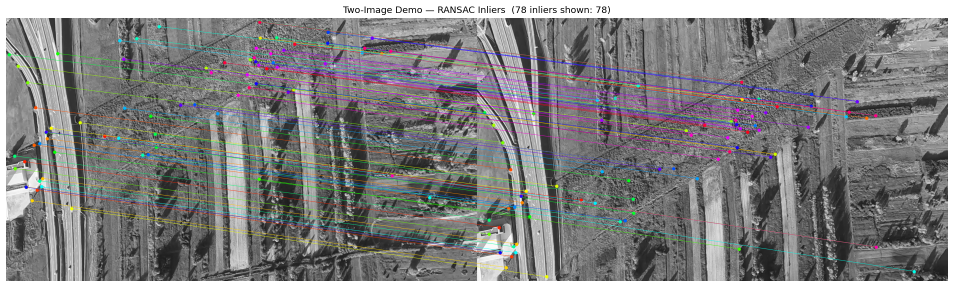
#> input picture output/two_image_demo.png, 1907 x 574 px (shown at 1/2 size)
$ python demo_two_images.py --img1 output/two_image_demo.png --img2 output/two_image_demo.png   (older library calls are emulated)
#> lines starting #> are read from the running program, lines starting #| are printed output that depends on the picture
### matching.py
"""
Descriptor Matching Module  (vectorised)
-----------------------------------------
Brute-force Hamming matching for 256-bit descriptors stored as (N, 4) uint64.

Key speed-up: the full N x M distance matrix is computed in one vectorised
pass using a 16-bit popcount LUT applied to each 16-bit slice of the XOR.
"""

import numpy as np


# =============================================================
#  16-bit popcount lookup table  (built once at import time)
# =============================================================

def _build_lut16() -> np.ndarray:
    lut = np.zeros(65536, dtype=np.uint8)
    for i in range(1, 65536):
        lut[i] = lut[i >> 1] + (i & 1)
    return lut

_LUT16 = _build_lut16()


# [82 lines left out: functions _hamming_matrix, matching_descriptors_hamming, not called in this run]

### orb.py
"""
ORB Feature Detection & Description Module  (vectorised, fast)
---------------------------------------------------------------
Every hot-path is NumPy-vectorised — no Python loops over keypoints.

Implements:
  - FAST keypoint detection (OpenCV)
  - Harris corner response scoring (vectorised image-space lookup)
  - Non-Maximum Suppression  (grid-cell bucketing — O(N), not O(N²))
  - Intensity-centroid orientation  (batched integral-image trick)
  - rBRIEF descriptor  (all 256 pairs x all N keypoints in one shot)
"""

import numpy as np
import cv2


# =============================================================
#  File I/O
# =============================================================

def load_brief_pairs(filepath: str) -> np.ndarray:
    """
    Load 256 pre-optimised BRIEF pixel-pair offsets.
    Each line: x1  y1  x2  y2  (offsets from keypoint centre).
    Returns (256, 4) float32 array.
    """
    pairs = np.loadtxt(filepath, dtype=np.float32)
    if pairs.ndim != 2 or pairs.shape != (256, 4):
        raise ValueError(
            f"Expected (256,4) array, got {pairs.shape}. "
            "Check orb_descriptor_positions.txt."
        )
    return pairs


# =============================================================
#  FAST detection  (OpenCV, returns arrays directly)
# =============================================================

# [263 lines left out: functions _fast_detect, _harris_response, _nms, _compute_orientation, get_orb_keypoints, _build_rotation_matrices and 1 more, not called in this run]

### demo_two_images.py
"""
Two-Image Feature-Match Demo
------------------------------
Load two images → detect keypoints → match → RANSAC → display side-by-side.

Usage
-----
  python demo_two_images.py --img1 images/eiffel1.jpg \
                             --img2 images/eiffel2.jpg \
                             --pairs orb_descriptor_positions.txt
"""

import argparse
import cv2
import numpy as np
import matplotlib
matplotlib.use("Agg")
import matplotlib.pyplot as plt

from orb          import get_orb_keypoints, descriptor_BRIEF, load_brief_pairs
from matching     import matching_descriptors_hamming
from visualization import plot_matches


def parse_args():
    p = argparse.ArgumentParser()
    p.add_argument("--img1",   default="images/eiffel1.jpg")
    p.add_argument("--img2",   default="images/eiffel2.jpg")
    p.add_argument("--pairs",  default="orb_descriptor_positions.txt")
    p.add_argument("--out",    default="output/two_image_demo.png")
    p.add_argument("--threshold", type=int, default=20)
    p.add_argument("--n_best",    type=int, default=500)
    return p.parse_args()


def main():
    args = parse_args()

    # Load
    img1_color = cv2.imread(args.img1)
#> img1_color is the input picture: shape (574, 1907, 3); mean B, G, R 128.8, 128.6, 128.8
    img2_color = cv2.imread(args.img2)
    if img1_color is None:
        raise IOError(f"Cannot read {args.img1}")
    if img2_color is None:
        raise IOError(f"Cannot read {args.img2}")

    img1 = cv2.cvtColor(img1_color, cv2.COLOR_BGR2GRAY)
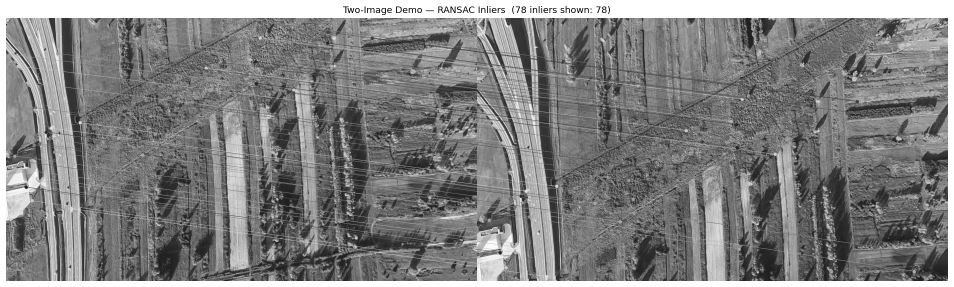
#> img1: shape (574, 1907) (shown at 1/2 size); min 0, max 255, mean 128.7
    img2 = cv2.cvtColor(img2_color, cv2.COLOR_BGR2GRAY)

    pairs = load_brief_pairs(args.pairs)

    # Detect
    kp1 = get_orb_keypoints(img1, threshold=args.threshold, n_best=args.n_best)
    kp2 = get_orb_keypoints(img2, threshold=args.threshold, n_best=args.n_best)
    print(f"Keypoints  img1={len(kp1)}  img2={len(kp2)}")

    # Describe
    desc1 = descriptor_BRIEF(img1, kp1, pairs)
    desc2 = descriptor_BRIEF(img2, kp2, pairs)

    # Match
    coords1 = [k["pt"] for k in kp1]
    coords2 = [k["pt"] for k in kp2]
    raw = matching_descriptors_hamming(desc1, coords1, desc2, coords2, n=150)
    print(f"Raw matches (ratio test): {len(raw)}")

    # RANSAC
    src_pts = np.float32([[m[0][1], m[0][0]] for m in raw]).reshape(-1, 1, 2)
    dst_pts = np.float32([[m[1][1], m[1][0]] for m in raw]).reshape(-1, 1, 2)
    H, mask = cv2.findHomography(src_pts, dst_pts, cv2.RANSAC, 5.0)

    if mask is not None:
        good = [m for i, m in enumerate(raw) if mask.ravel()[i] == 1]
    else:
        good = []

    print(f"Inliers after RANSAC: {len(good)}")

    # Visualise
    import os; os.makedirs(os.path.dirname(args.out), exist_ok=True)
    fig = plot_matches(img1, img2, good, title="Two-Image Demo — RANSAC Inliers")
    fig.savefig(args.out, dpi=120, bbox_inches="tight")
    plt.close(fig)
    print(f"Saved → {args.out}")


if __name__ == "__main__":
#> (the run stopped early here; a loop or call above may not have finished)

$ run again, with images/1.jpg saved as output/two_image_demo.png
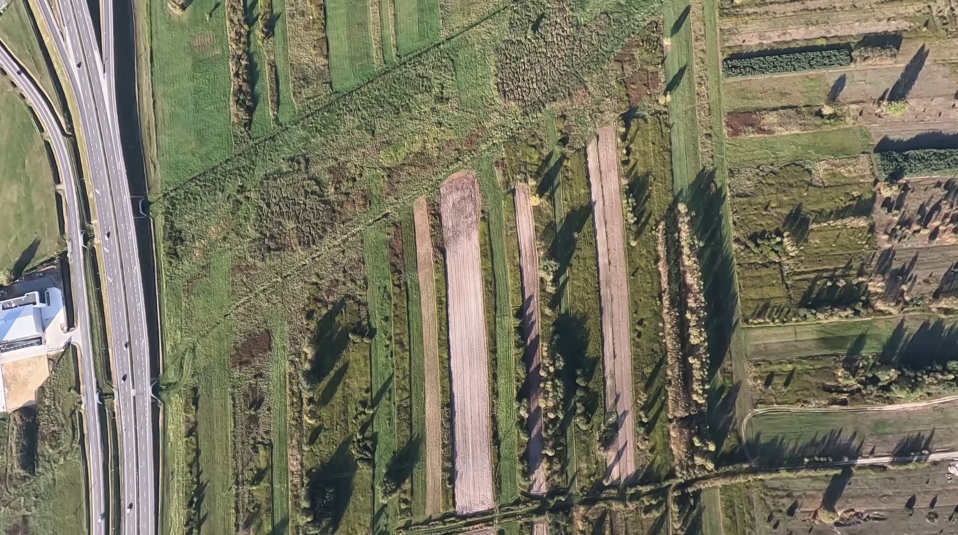
#> input picture images/1.jpg, 1915 x 1070 px (shown at 1/2 size)
#> in main, img1_color is the input picture: shape (1070, 1915, 3); mean B, G, R 96.6, 116.7, 119.6
#> in main, `img1 = cv2.cvtColor(img1_color, cv2.COLOR_BGR2GRAY)`:
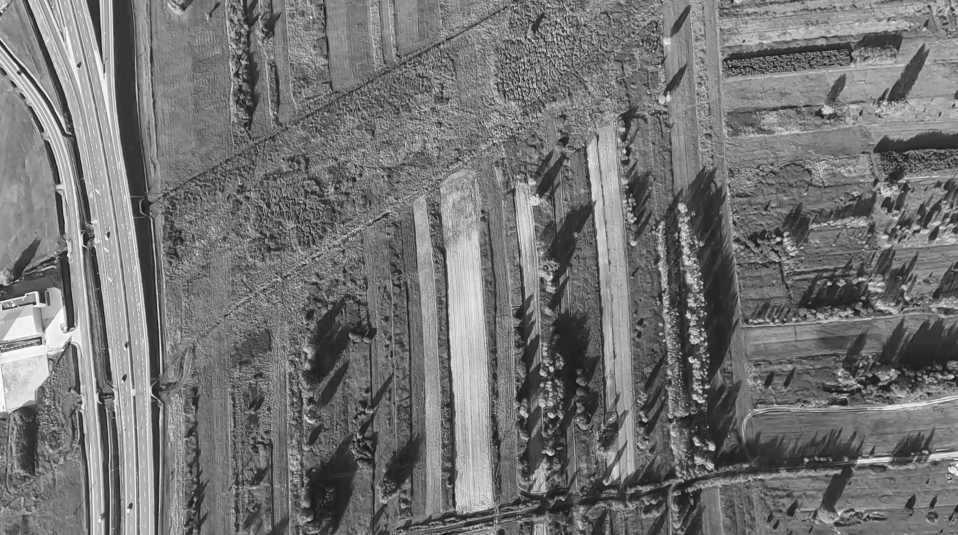
#> img1: shape (1070, 1915) (shown at 1/2 size); min 9, max 254, mean 115.3

$ run again, with images/10.jpg saved as output/two_image_demo.png
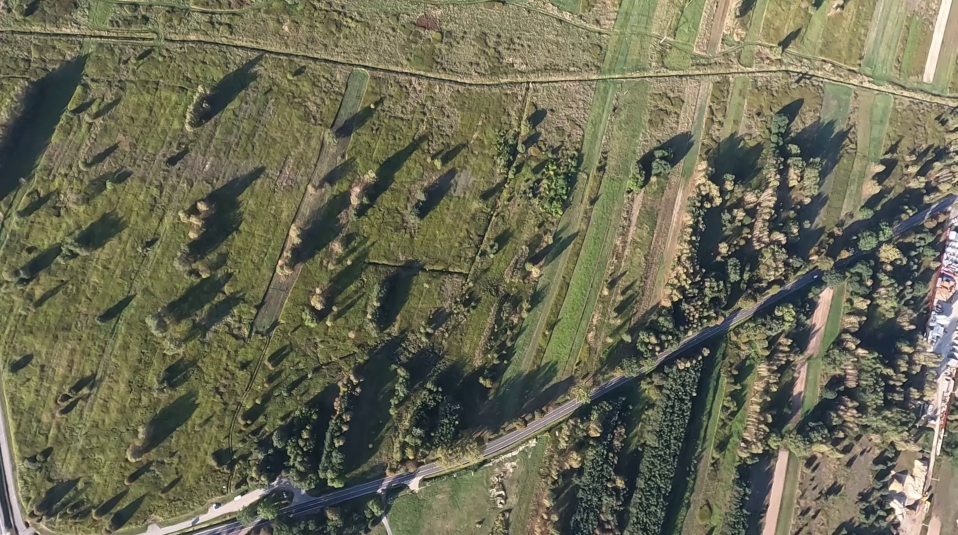
#> input picture images/10.jpg, 1915 x 1070 px (shown at 1/2 size)
#> in main, img1_color is the input picture: shape (1070, 1915, 3); mean B, G, R 84.6, 106.7, 107.2
#> in main, `img1 = cv2.cvtColor(img1_color, cv2.COLOR_BGR2GRAY)`:
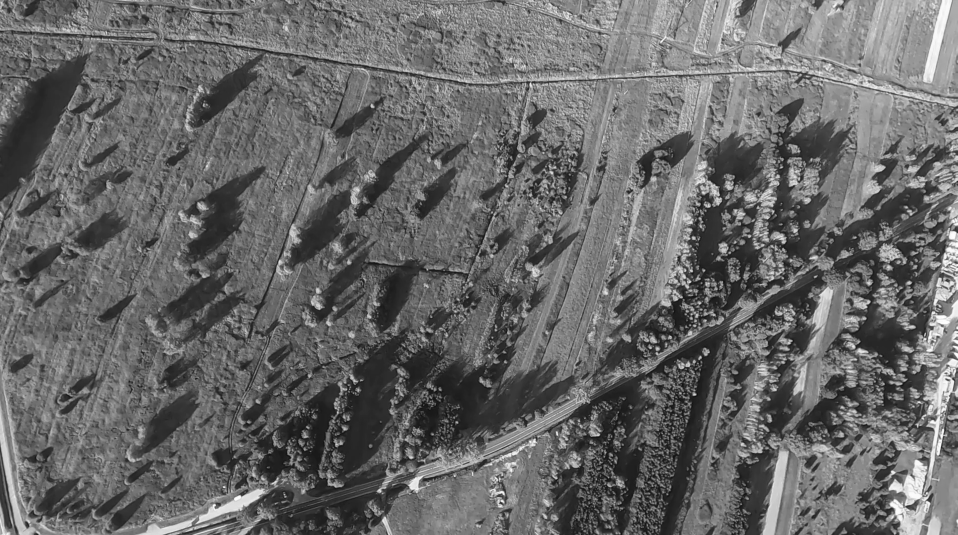
#> img1: shape (1070, 1915) (shown at 1/2 size); min 8, max 255, mean 104.3
